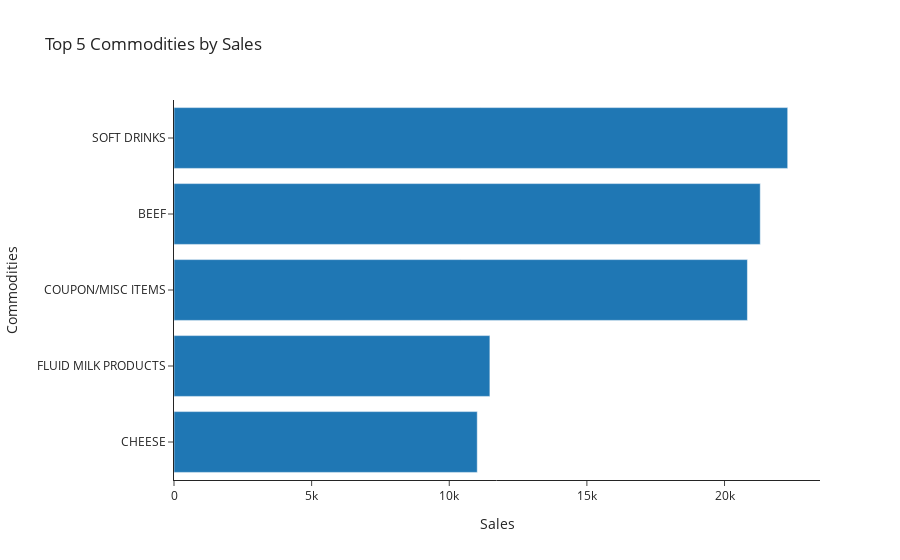

Notebook code cell kept with this figure:
### Code cell
# Bar Charts Using Plotly Express
fig = px.bar(x = df_top5.SALES_VALUE, 
             y = df_top5.COMMODITY_DESC,
             labels = {
                 'y' : 'Commodities',
                 'x' : 'Sales'
             },
             title = 'Top 5 Commodities by Sales',
             template = 'simple_white')
fig.show()

### Figure 1 — Plotly figure (JSON) as saved in the notebook; plotly's stock layout.template omitted (floating-point values rounded to 4 significant figures)
{"data": [{"alignmentgroup": "True", "hovertemplate": "Sales=%{x}<br>Commodities=%{y}<extra></extra>", "legendgroup": "", "marker": {"color": "#1F77B4"}, "name": "", "offsetgroup": "", "orientation": "h", "showlegend": false, "textposition": "auto", "type": "bar", "x": [11020.0, 11480.0, 20830.0, 21300.0, 22300.0], "xaxis": "x", "y": ["CHEESE", "FLUID MILK PRODUCTS", "COUPON/MISC ITEMS", "BEEF", "SOFT DRINKS"], "yaxis": "y"}], "layout": {"barmode": "relative", "legend": {"tracegroupgap": 0}, "title": {"text": "Top 5 Commodities by Sales"}, "xaxis": {"anchor": "y", "domain": [0, 1], "title": {"text": "Sales"}}, "yaxis": {"anchor": "x", "domain": [0, 1], "title": {"text": "Commodities"}}}}
